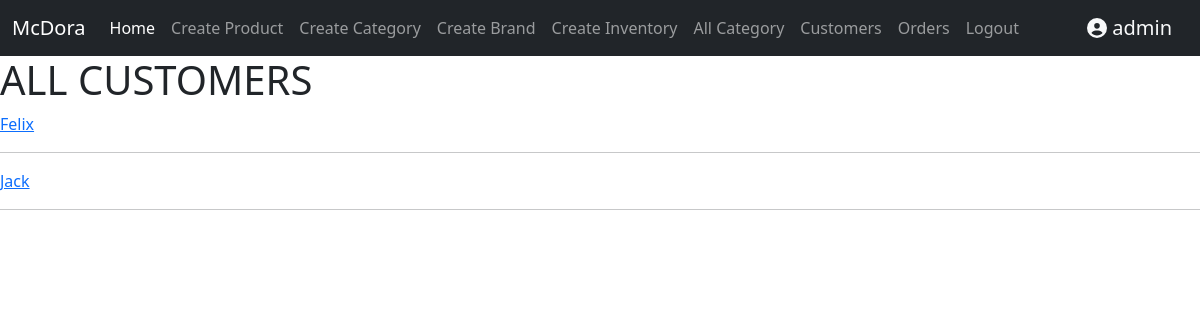
/customers/ (signed in), run on an earlier commit of the app's database.
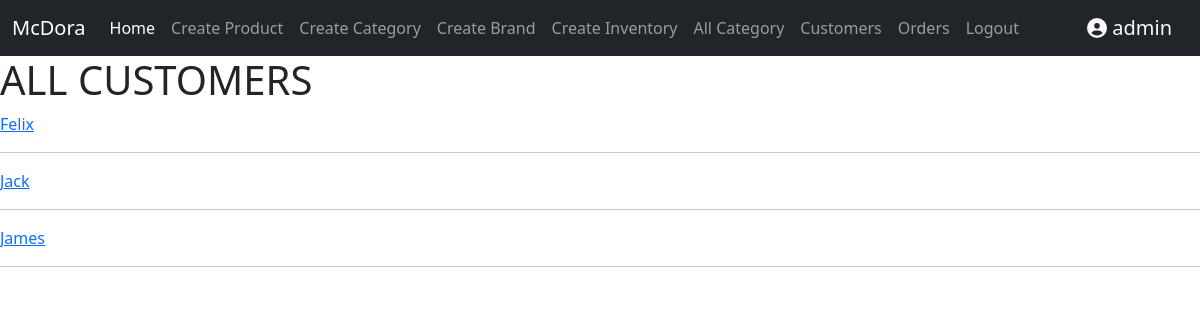
And on a later commit of the database.
### store/models.py (models this page shows, shortened)
class Customer(models.Model):
    USER_TYPE_CHOICES = [
        ('buyer', 'Buyer'),
        ('seller', 'Seller'),
    ]
    user = models.OneToOneField(User, null=True, blank=True, on_delete=models.CASCADE)
    name = models.CharField(max_length=200, null=True)
    email = models.CharField(max_length=200)
    user_type = models.CharField(max_length=10, choices=USER_TYPE_CHOICES, default='buyer')  # Add user_type field

### store/views.py (the view)
# urls.py: path('customers/', views.all_customer, name='all_customer'),
@login_required(login_url="login")
def all_customer(request):
    if not request.user.is_superuser:
        messages.error(request, 'You are not authorized to view this page.')
        return redirect('home')
    customers = Customer.objects.all()
    context = {'customers': customers}
    return render(request, 'all_customer.html', context)

### store/templates/all_customer.html
{% extends 'base.html' %}
{% block content %}
<h1>ALL CUSTOMERS</h1>
{% for customer in customers %}
    <a href="{% url 'customer_detail' id=customer.id %}"> {{ customer.name }} </a>
    <hr>
{% endfor %}
{% endblock content %}

What changed in the data, as far as the page shows it:
added Customer: name "James"
